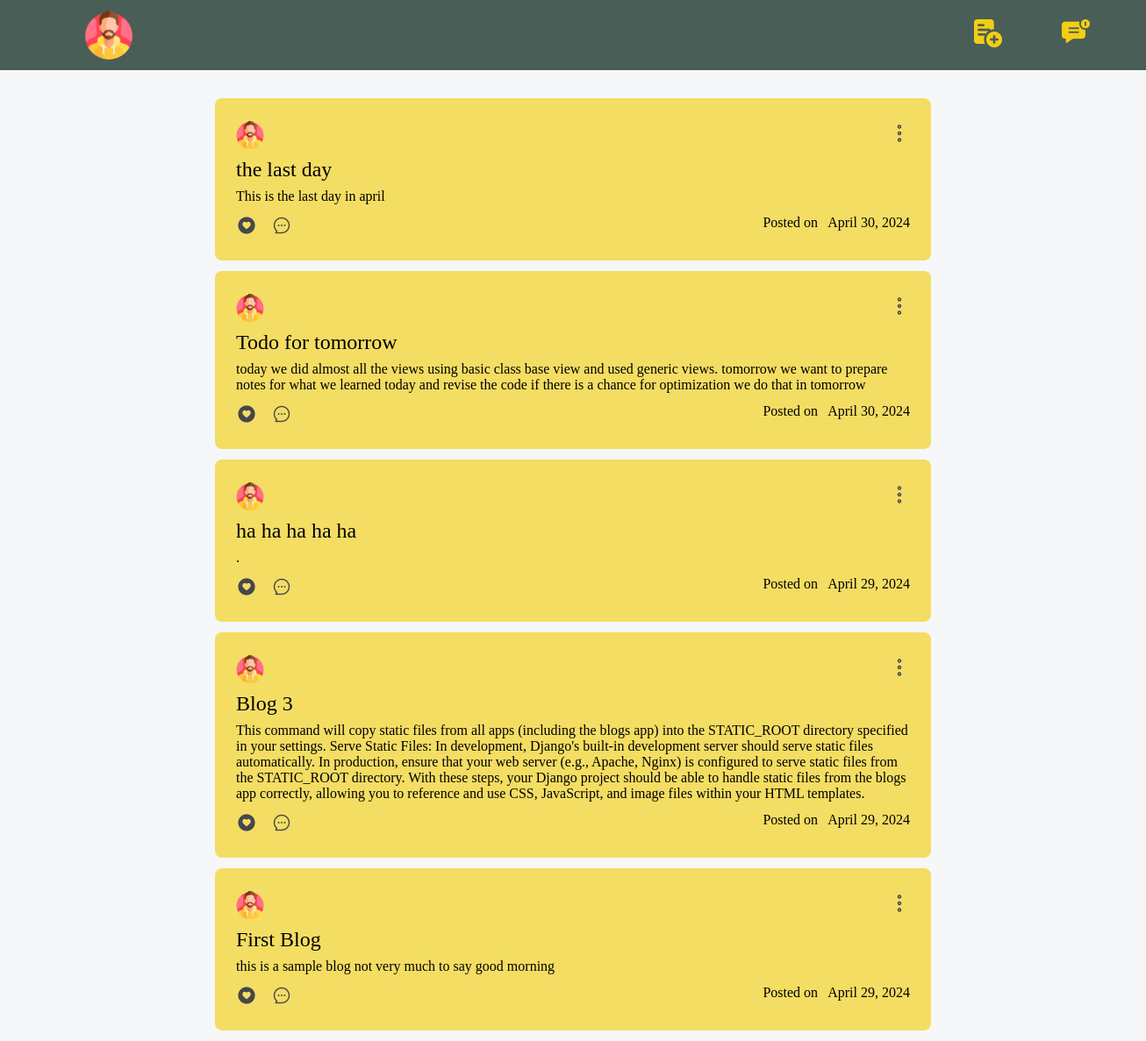
The app's page /, older data.
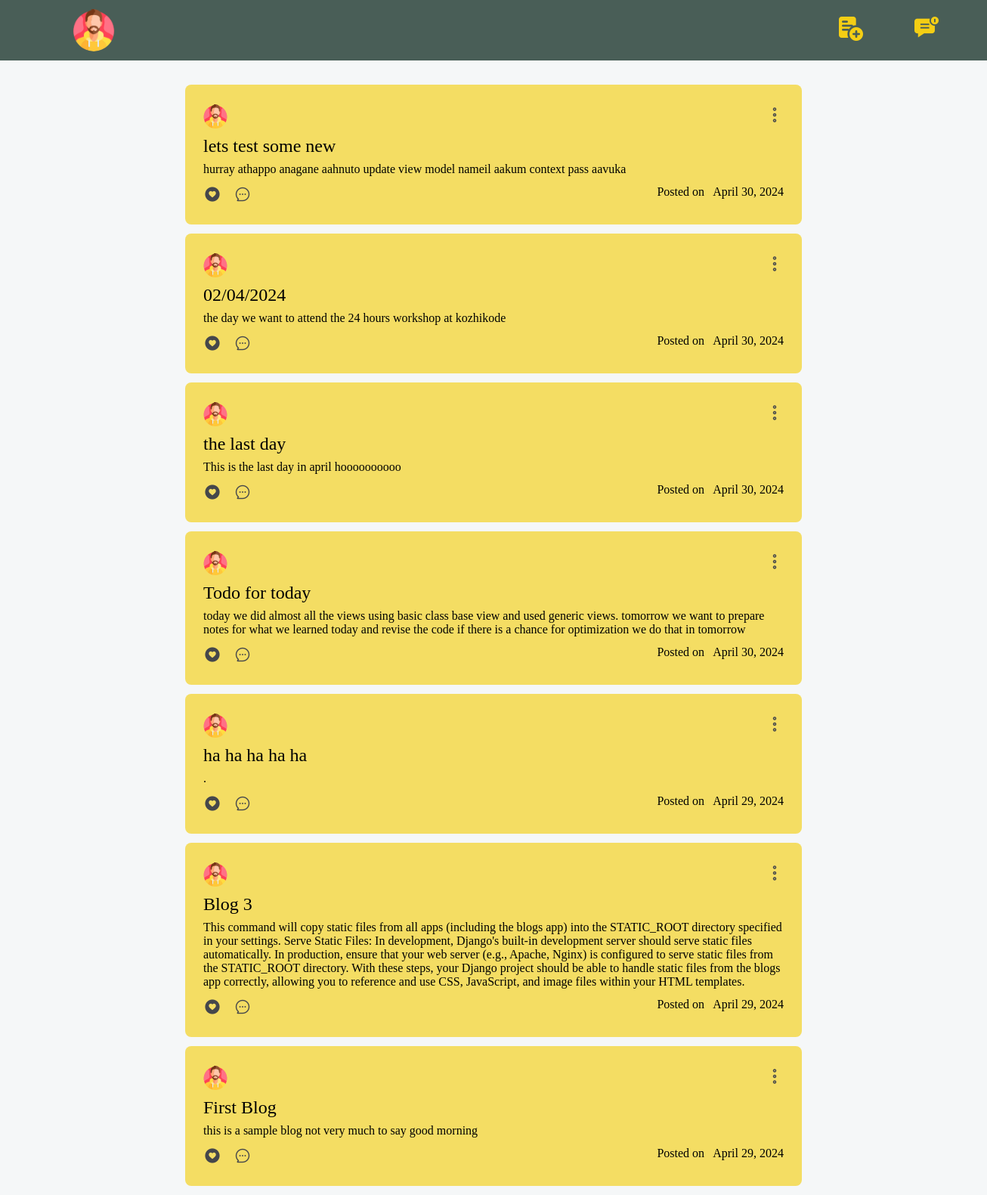
The same page, newer data.
### blogs/models.py (models this page shows, shortened)
class Blog(models.Model):
    title = models.CharField(max_length=100)
    desc = models.TextField()
    date_posted = models.DateField()
    is_archived = models.BooleanField(default=False)
    owner = models.ForeignKey(User, on_delete=models.CASCADE)

### blogs/views.py (the view)
# urls.py: 2. Add a URL to urlpatterns:  path('', Home.as_view(), name='home')
class Home(ListView):
    model : Blog
    template_name = 'blog/home.html'
    context_object_name = 'blogs'
    def get_queryset(self):
        return Blog.objects.filter(is_archived = False).order_by('-pk')
    def get_context_data(self, **kwargs):
        context = super().get_context_data(**kwargs)
        comments = Comment.objects.all()
        context['comments_dict'] = comments  # Pass comments dictionary to the template
        return context

### blogs/templates/blog/home.html (shortened to what this page needs)
{% load static %}
<!DOCTYPE html>
<html lang="en">
<head>
    <head>
    </head>
<body>
    <nav>
        <div class="left">
            <img src="{% static "images/man.png" %}" alt="avatar" class="circle-avatar">
        </div>
        <div class="right">
            <a href="{% url 'blog-create' %}"><img src="{% static 'images/add.png' %}" alt="add" class="nav-icon"></a>
            <img src="{% static 'images/chat.png' %}" alt="add" class="nav-icon" id="btn-notification">
        </div>
    </nav>
    <section>
        {% for blog in blogs %}
        <div class="card">
            <div class="card-header">
                <div class="left">
                    <img src="{% static "images/man.png" %}" alt="profile" class="profile-img">
                </div>
                <div class="right">
                    <img src="{% static "images/dots.png" %}" alt="menu" class="icon-btn opt-toggle" id="opt-btn">
                </div>
            </div>
            <div class="card-body">
                <div class="card-title">{{blog.title}}</div>
                <div class="card-desc">{{blog.desc}}</div>
            </div>
            <div class="card-footer">
                <div class="left">
                    <img src="{% static 'images/thumbs-up.png' %}" alt="like" class="icon-btn like-button" data-blog-id="{{ blog.pk }}">
                    <img src="{% static "images/comment.png" %}" alt="comment" class="icon-btn comment-toggle" id="comment-btn">
                </div>
                <div>Posted on &nbsp; {{blog.date_posted}}</div>
            </div>
        </div>
        {% endfor %}
    </section>
</body>
</html>

Row changes from the older to the newer data that the page shows:
added Blog: title "lets test some new", desc "hurray athappo anagane aahnuto update view model nameil aakum context pass aavuka", date_posted "April 30, 2024"
added Blog: title "02/04/2024", desc "the day we want to attend the 24 hours workshop at kozhikode", date_posted "April 30, 2024"
changed Blog "the last day": desc "This is the last day in april" → "This is the last day in april hoooooooooo"
changed Blog: title "Todo for tomorrow" → "Todo for today"
